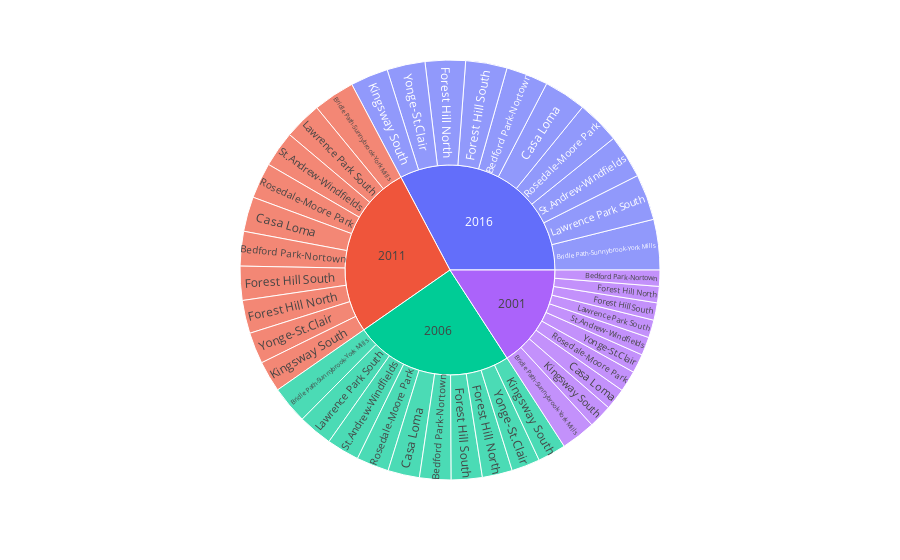

Notebook code cell kept with this figure:
### Markdown cell above
- - -

### Code cell
# Create the sunburst chart


fig = px.sunburst(most_expensive, path=['year', 'neighbourhood'], values='shelter_costs_owned')
fig.show()

### Figure 1 — Plotly figure (JSON) as saved in the notebook; plotly's stock layout.template omitted (floating-point values rounded to 4 significant figures)
{"data": [{"branchvalues": "total", "domain": {"x": [0, 1], "y": [0, 1]}, "hovertemplate": "labels=%{label}<br>shelter_costs_owned=%{value}<br>parent=%{parent}<br>id=%{id}<extra></extra>", "ids": ["2001/Bedford Park-Nortown", "2006/Bedford Park-Nortown", "2011/Bedford Park-Nortown", "2016/Bedford Park-Nortown", "2001/Bridle Path-Sunnybrook-York Mills", "2006/Bridle Path-Sunnybrook-York Mills", "2011/Bridle Path-Sunnybrook-York Mills", "2016/Bridle Path-Sunnybrook-York Mills", "2001/Casa Loma", "2006/Casa Loma", "2011/Casa Loma", "2016/Casa Loma", "2001/Forest Hill North", "2006/Forest Hill North", "2011/Forest Hill North", "2016/Forest Hill North", "2001/Forest Hill South", "2006/Forest Hill South", "2011/Forest Hill South", "2016/Forest Hill South", "2001/Kingsway South", "2006/Kingsway South", "2011/Kingsway South", "2016/Kingsway South", "2001/Lawrence Park South", "2006/Lawrence Park South", "2011/Lawrence Park South", "2016/Lawrence Park South", "2001/Rosedale-Moore Park", "2006/Rosedale-Moore Park", "2011/Rosedale-Moore Park", "2016/Rosedale-Moore Park", "2001/St.Andrew-Windfields", "2006/St.Andrew-Windfields", "2011/St.Andrew-Windfields", "2016/St.Andrew-Windfields", "2001/Yonge-St.Clair", "2006/Yonge-St.Clair", "2011/Yonge-St.Clair", "2016/Yonge-St.Clair", "2001", "2006", "2011", "2016"], "labels": ["Bedford Park-Nortown", "Bedford Park-Nortown", "Bedford Park-Nortown", "Bedford Park-Nortown", "Bridle Path-Sunnybrook-York Mills", "Bridle Path-Sunnybrook-York Mills", "Bridle Path-Sunnybrook-York Mills", "Bridle Path-Sunnybrook-York Mills", "Casa Loma", "Casa Loma", "Casa Loma", "Casa Loma", "Forest Hill North", "Forest Hill North", "Forest Hill North", "Forest Hill North", "Forest Hill South", "Forest Hill South", "Forest Hill South", "Forest Hill South", "Kingsway South", "Kingsway South", "Kingsway South", "Kingsway South", "Lawrence Park South", "Lawrence Park South", "Lawrence Park South", "Lawrence Park South", "Rosedale-Moore Park", "Rosedale-Moore Park", "Rosedale-Moore Park", "Rosedale-Moore Park", "St.Andrew-Windfields", "St.Andrew-Windfields", "St.Andrew-Windfields", "St.Andrew-Windfields", "Yonge-St.Clair", "Yonge-St.Clair", "Yonge-St.Clair", "Yonge-St.Clair", "2001", "2006", "2011", "2016"], "name": "", "parents": ["2001", "2006", "2011", "2016", "2001", "2006", "2011", "2016", "2001", "2006", "2011", "2016", "2001", "2006", "2011", "2016", "2001", "2006", "2011", "2016", "2001", "2006", "2011", "2016", "2001", "2006", "2011", "2016", "2001", "2006", "2011", "2016", "2001", "2006", "2011", "2016", "2001", "2006", "2011", "2016", "", "", "", ""], "type": "sunburst", "values": [933, 1808, 1988, 2418, 1983, 2170, 2387, 2903, 1241, 1819, 2001, 2434, 940, 1731, 1904, 2316, 1001, 1781, 1959, 2383, 1362, 1625, 1787, 2173, 1021, 1977, 2174, 2644, 1219, 1868, 2054, 2498, 1055, 1881, 2069, 2516, 1091, 1638, 1802, 2192, 11846, 18298, 20125, 24477]}], "layout": {"autosize": true, "legend": {"tracegroupgap": 0}, "margin": {"t": 60}}}
